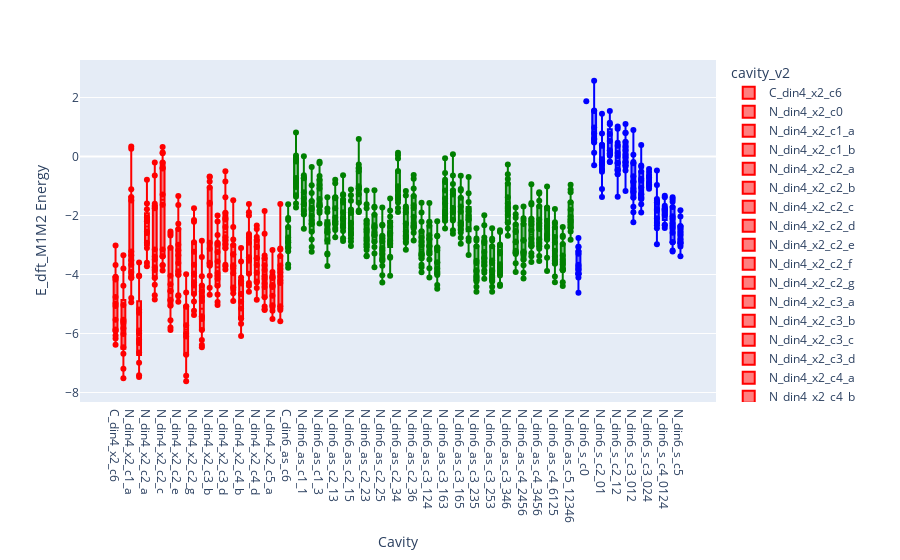

Write notebook code for a chart like this one.
### Markdown cell above
## Boxplot of the E_dft_M1M2 categorized by cavity - no total outliers

### Code cell
fig = plot_categorical_energy_boxplot(
    df=Edft_coh_df_iqr,
    x_col='cavity_v2',
    color_map=cavity_colors,
    y_col='E_dft_M1M2',
    hover_col='system_dacs',
    x_title='Cavity',
    y_title='E_dft_M1M2 Energy',
    save_dir='../../../data/figures/dacs_eda',
    file_name='Ecoh_M1_boxplot_cavity_iqr'
)

fig.show()
